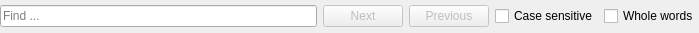
<?xml version="1.0" encoding="UTF-8"?>
<ui version="4.0">
 <class>FindPart</class>
 <widget class="QWidget" name="FindPart">
  <property name="geometry">
   <rect>
    <x>0</x>
    <y>0</y>
    <width>699</width>
    <height>33</height>
   </rect>
  </property>
  <property name="windowTitle">
   <string>Find</string>
  </property>
  <layout class="QHBoxLayout" name="horizontalLayout">
   <property name="leftMargin">
    <number>0</number>
   </property>
   <property name="topMargin">
    <number>0</number>
   </property>
   <property name="rightMargin">
    <number>0</number>
   </property>
   <property name="bottomMargin">
    <number>0</number>
   </property>
   <item>
    <widget class="QLineEdit" name="find_lineedit">
     <property name="placeholderText">
      <string>Find ...</string>
     </property>
     <property name="clearButtonEnabled">
      <bool>true</bool>
     </property>
    </widget>
   </item>
   <item>
    <widget class="QPushButton" name="next_button">
     <property name="enabled">
      <bool>false</bool>
     </property>
     <property name="text">
      <string>Next</string>
     </property>
     <property name="icon">
      <iconset resource="../assets.qrc">
       <normaloff>:/assets/icons/arrow-down.svg</normaloff>:/assets/icons/arrow-down.svg</iconset>
     </property>
    </widget>
   </item>
   <item>
    <widget class="QPushButton" name="previous_button">
     <property name="enabled">
      <bool>false</bool>
     </property>
     <property name="text">
      <string>Previous</string>
     </property>
     <property name="icon">
      <iconset resource="../assets.qrc">
       <normaloff>:/assets/icons/arrow-up.svg</normaloff>:/assets/icons/arrow-up.svg</iconset>
     </property>
    </widget>
   </item>
   <item>
    <widget class="QCheckBox" name="casesensitive_checkbox">
     <property name="text">
      <string>Case sensitive</string>
     </property>
    </widget>
   </item>
   <item>
    <widget class="QCheckBox" name="wholewords_checkbox">
     <property name="text">
      <string>Whole words</string>
     </property>
    </widget>
   </item>
  </layout>
 </widget>
 <resources>
  <include location="../assets.qrc"/>
 </resources>
 <connections/>
</ui>
